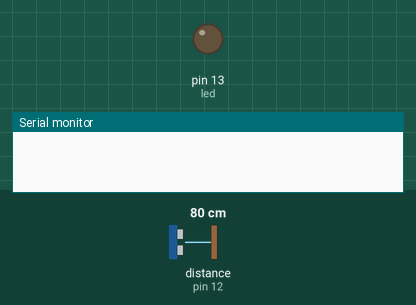
Simulated run of this sketch. Board: Arduino Uno, built with avr-gcc and run on an emulated ATmega328P. Shown: output pins drawn as LEDs (lit = HIGH), the last lines printed to the serial monitor. Inputs (shaded band) come from the test bench; at power-on: distance to the obstacle (sensor on pin 12) 80 cm. The echo pulse lasts 58.3 µs per cm.

Above: at 0.1 s.
At 0.8 s:
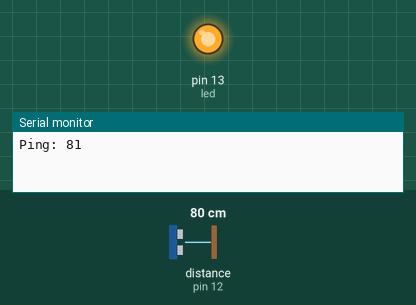
Timing chart, 0 to 2.3 s (numbered marks = the images above):
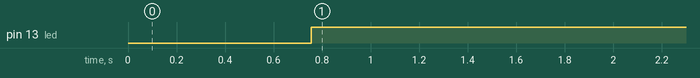

The sketch:

MMIPLightnocm.ino
```cpp
// ---------------------------------------------------------------------------
// NewPing library sketch that interfaces with all but the SRF06 sensor using
// only one Arduino pin. You can also interface with the SRF06 using one pin
// if you install a 0.1uf capacitor on the trigger and echo pins of the sensor
// then tie the trigger pin to the Arduino pin (doesn't work with Teensy).
// ---------------------------------------------------------------------------

#include <NewPing.h>

#define PING_PIN  12  // Arduino pin tied to both trigger and echo pins on the ultrasonic sensor.
#define MAX_DISTANCE 200 // Maximum distance we want to ping for (in centimeters). Maximum sensor distance is rated at 400-500cm.

NewPing sonar(PING_PIN, PING_PIN, MAX_DISTANCE); // NewPing setup of pin and maximum distance.


const int led =  13;


void setup() {
  Serial.begin(115200); // Open serial monitor at 115200 baud to see ping results.
  // initialize the LED pin as an output:
  pinMode(led, OUTPUT);

}

void loop() {
  delay(750);                      // Wait 50ms between pings (about 20 pings/sec). 29ms should be the shortest delay between pings.
  unsigned int distance = sonar.ping() / US_ROUNDTRIP_CM; // Send ping, get ping time in microseconds (uS).
  Serial.print("Ping: ");
  Serial.print(distance); // Convert ping time to distance and print result (0 = outside set distance range, no ping echo)
  Serial.println();

   if (distance > 20) {
    // turn LED on:
    //Serial.println("hello");
    digitalWrite(led, HIGH);
  }
  else {
    // turn LED off:
    digitalWrite(led, LOW);
  }


}
```

Measured:
- by itself, pin 13 (led): LOW → HIGH at 0.76 s
